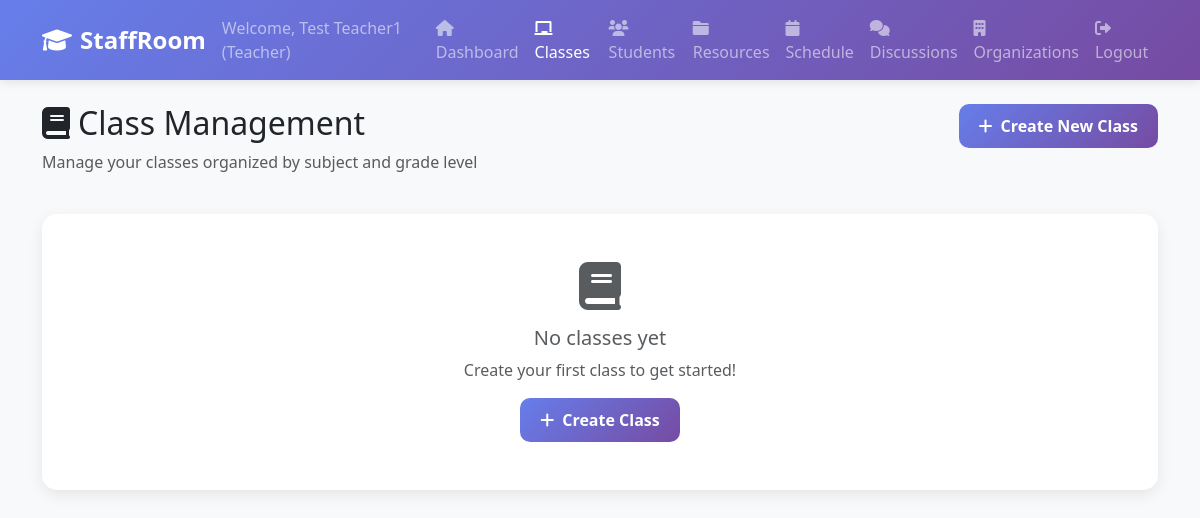
The page /classes (signed in) on the database as committed earlier.
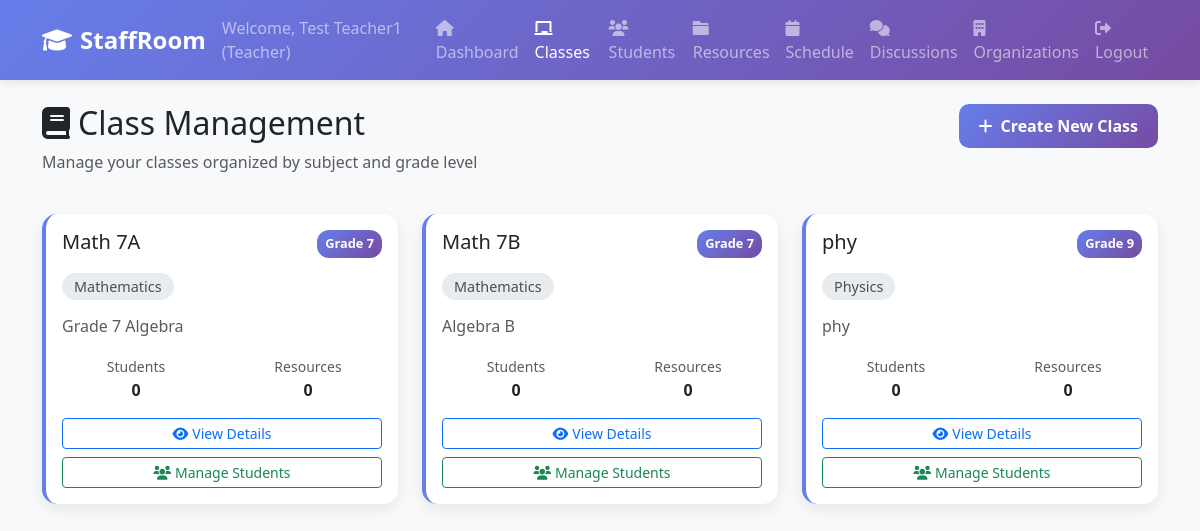
The same page on the database as committed later.
### tables this page shows
CREATE TABLE classes (
                id INTEGER PRIMARY KEY AUTOINCREMENT,
                name TEXT NOT NULL,
                description TEXT,
                subject_id INTEGER NOT NULL,
                grade_level INTEGER NOT NULL CHECK (grade_level BETWEEN 1 AND 12),
                teacher_id INTEGER NOT NULL,
                created_at TIMESTAMP DEFAULT CURRENT_TIMESTAMP, organization_id INTEGER,
                FOREIGN KEY (subject_id) REFERENCES subjects (id),
                FOREIGN KEY (teacher_id) REFERENCES users (id)
            );

CREATE TABLE subjects (
                id INTEGER PRIMARY KEY AUTOINCREMENT,
                name TEXT UNIQUE NOT NULL,
                description TEXT,
                is_custom BOOLEAN DEFAULT 0,
                created_by INTEGER,
                created_at TIMESTAMP DEFAULT CURRENT_TIMESTAMP,
                FOREIGN KEY (created_by) REFERENCES users (id)
            );

### web_app.py (the view)
    def decorated_function(*args, **kwargs):
        if 'user_id' not in session:
            return redirect(url_for('login'))
        user_organizations = db.get_user_organizations(session['user_id'])
        if not user_organizations:
            flash('You must join an organization to access this feature.', 'warning')
            return redirect(url_for('organizations'))
        return f(*args, **kwargs)

### web_app.py (called while the page is built)
def require_organization_access(f):
    def decorated_function(*args, **kwargs):
        if 'user_id' not in session:
            return redirect(url_for('login'))
        user_organizations = db.get_user_organizations(session['user_id'])
        if not user_organizations:
            flash('You must join an organization to access this feature.', 'warning')
            return redirect(url_for('organizations'))
        return f(*args, **kwargs)
    decorated_function.__name__ = f.__name__
    return decorated_function

@app.route('/classes')
@require_organization_access
def classes():
    if 'user_id' not in session:
        return redirect(url_for('login'))
    user_type = session['user_type']
    user_id = session['user_id']
    if user_type == 'teacher':
        classes = db.get_teacher_classes(user_id)
        subjects = db.get_all_subjects()
        return render_template('classes.html', classes=classes, subjects=subjects)
    else:
        flash('Access denied. Only teachers can access class management.', 'error')
        return redirect(url_for('dashboard'))

### templates/classes.html (shortened to what this page needs)
{% extends "common/base.html" %}
{% block content %}
        <div class="row mb-4">
            <div class="col-md-8">
                <h2><i class="fas fa-book me-2"></i>Class Management</h2>
                <p class="text-muted">Manage your classes organized by subject and grade level</p>
            </div>
            <div class="col-md-4 text-end">
                <button class="btn btn-primary" data-bs-toggle="modal" data-bs-target="#createClassModal">
                    <i class="fas fa-plus me-2"></i>Create New Class
                </button>
            </div>
        </div>
        <div class="row">
            {% for class in classes %}
                <div class="col-md-6 col-lg-4 mb-4">
                    <div class="card class-card h-100">
                        <div class="card-body">
                            <div class="d-flex justify-content-between align-items-start mb-3">
                                <h5 class="card-title mb-0">{{ class.name }}</h5>
                                <span class="grade-badge">Grade {{ class.grade_level }}</span>
                            </div>
                            <div class="mb-3">
                                <span class="subject-badge">{{ class.subject_name }}</span>
                            </div>
                            {% if class.description %}
                                <p class="card-text text-muted">{{ class.description }}</p>
                            {% endif %}
                            <div class="row text-center mb-3">
                                <div class="col-6">
                                    <small class="text-muted">Students</small>
                                    <div class="fw-bold">{{ class.student_count or 0 }}</div>
                                </div>
                                <div class="col-6">
                                    <small class="text-muted">Resources</small>
                                    <div class="fw-bold">{{ class.resource_count or 0 }}</div>
                                </div>
                            </div>
                            <div class="d-grid gap-2">
                                <button class="btn btn-outline-primary btn-sm" onclick="viewClass({{ class.id }})">
                                    <i class="fas fa-eye me-1"></i>View Details
                                </button>
                                <button class="btn btn-outline-success btn-sm" onclick="manageStudents({{ class.id }})">
                                    <i class="fas fa-users me-1"></i>Manage Students
                                </button>
                            </div>
                        </div>
                    </div>
                </div>
            {% else %}
                <div class="col-12">
                    <div class="card">
                        <div class="card-body text-center py-5">
                            <i class="fas fa-book fa-3x text-muted mb-3"></i>
                            <h5 class="text-muted">No classes yet</h5>
                            <p class="text-muted">Create your first class to get started!</p>
                            <button class="btn btn-primary" data-bs-toggle="modal" data-bs-target="#createClassModal">
                                <i class="fas fa-plus me-2"></i>Create Class
                            </button>
                        </div>
                    </div>
                </div>
            {% endfor %}
        </div>
{% endblock %}

Rows that differ between the two databases and show on the page:
added classes: name "Math 7A", grade_level "7", subject_name "Mathematics", description "Grade 7 Algebra", student_count "0", resource_count "0"
added classes: name "Math 7B", grade_level "7", subject_name "Mathematics", description "Algebra B", student_count "0", resource_count "0"
added classes: name "phy", grade_level "9", subject_name "Physics", description "phy", student_count "0", resource_count "0"
Other text that changed with them:
text no longer shown: "No classes yet Create your first class to get started! Create Class"
